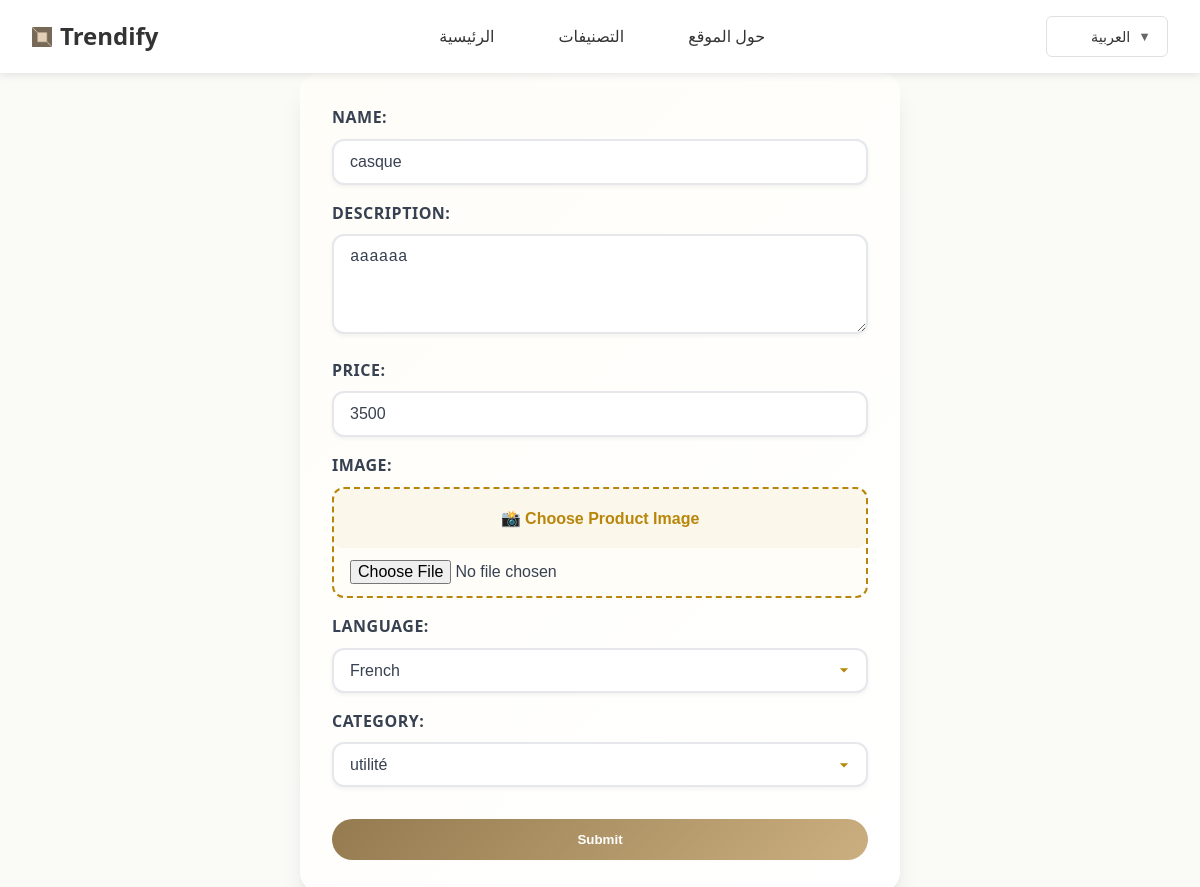
Page /edit-product/23 on the earlier database version.
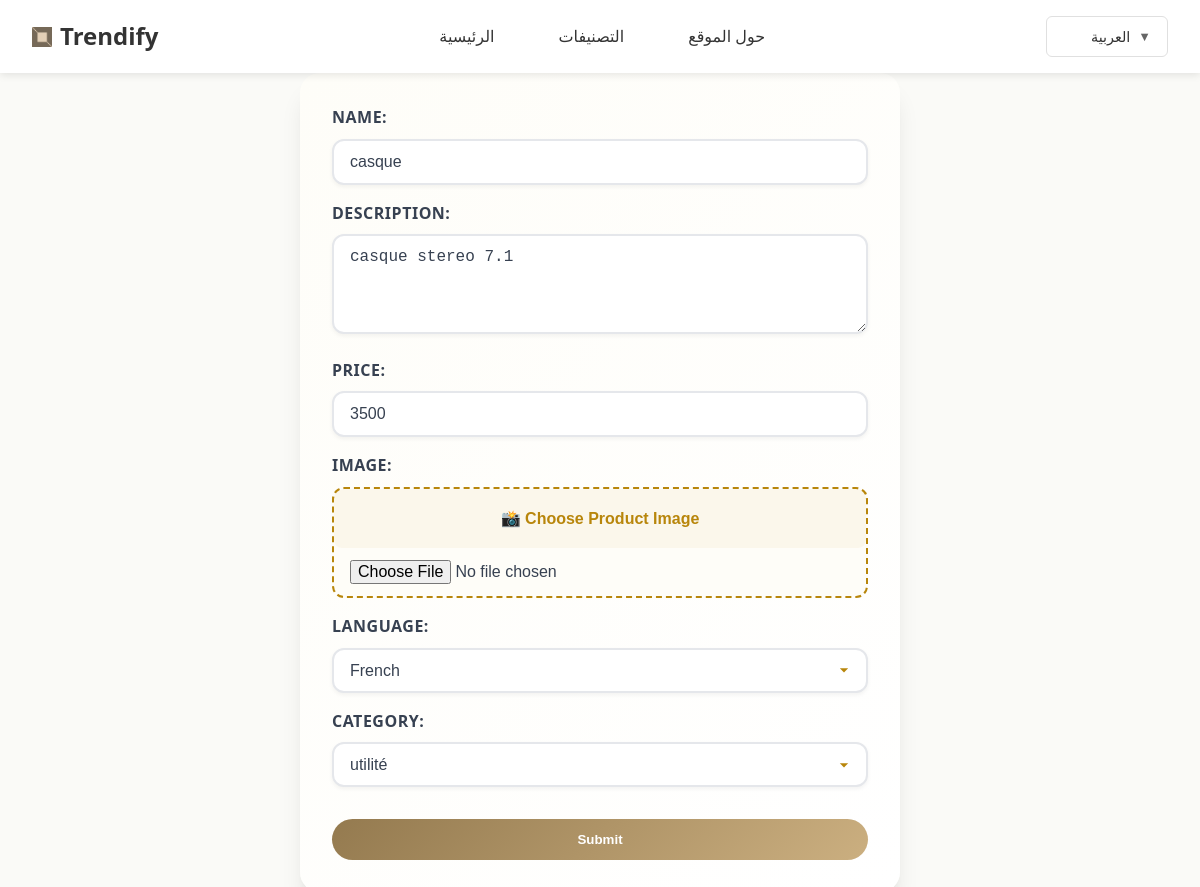
Same page on the later database version.
### base/models.py (models this page shows, shortened)
class Product(models.Model):
    LANGUAGE_CHOICES = (
        ('en', 'English'),
        ('fr', 'French'),
        ('ar', 'Arabic'),
    )
    name = models.CharField(max_length=100)
    description = models.TextField()
    price = models.IntegerField()
    image = CloudinaryField('image', blank=True, null=True)
    language = models.CharField(choices=LANGUAGE_CHOICES, max_length=2, default='en')
    category = models.ForeignKey('Category', on_delete=models.CASCADE, related_name='products', null=True, blank=True)

class Category(models.Model):
    LANGUAGE_CHOICES = (
        ('en', 'English'),
        ('fr', 'French'),
        ('ar', 'Arabic'),
    )
    name = models.CharField(max_length=100)
    language = models.CharField(choices=LANGUAGE_CHOICES, max_length=2, default='en')
    def __str__(self):
        return self.name
    class Meta:
        verbose_name_plural = 'Categories'

### base/views.py (the view)
# urls.py: path("edit-product/<str:pk>", views.edit_product, name="edit_product"),
def edit_product(request, pk):
    product = Product.objects.get(pk=pk)
    form = productForm(instance=product)
    if request.method == 'POST':
        form = productForm(request.POST, request.FILES, instance=product)
        if form.is_valid():
            form.save()
            return redirect('home')
    context = { 'form': form }
    return render(request, "add_product.html", context)

### base/forms.py
class productForm(ModelForm):
    class Meta:
        model = Product
        fields = '__all__'
        widgets = {
            'name': TextInput(attrs={
                'class': 'form-control',
                'placeholder': 'Enter product name'
            }),
            'description': Textarea(attrs={
                'class': 'form-control',
                'placeholder': 'Write a description...',
                'rows': 4
            }),
            'price': NumberInput(attrs={
                'class': 'form-control',
                'placeholder': 'Enter price'
            }),
            'image': FileInput(attrs={
                'class': 'form-control-file'
            }),
            'language': Select(attrs={
                'class': 'form-select'
            }),
            'category': Select(attrs={
                'class': 'form-select'
            }),
        }

### templates/add_product.html (shortened to what this page needs)
{% extends "main.html" %}
{% block content %}
<form method="post" action="" enctype="multipart/form-data" class="form-container">
    {{ form.as_p }}
    <input type="submit" value="Submit" class="btn-primary">
</form>
{% endblock content %}

### templates/main.html (shortened to what this page needs)
<!DOCTYPE html>
<html lang="en">
<head>
    {% load static %}
    <link rel="stylesheet" href="{% static 'styles/navbar.css' %}">
    <link rel="stylesheet" href="{% static 'styles/home.css' %}">
    <link rel="stylesheet" href="{% static 'styles/main.css' %}">
    <link rel="stylesheet" href="{% static 'styles/product.css' %}">
    <link rel="stylesheet" href="{% static 'styles/add_product.css' %}">
    <link rel="stylesheet" href="{% static 'styles/delete_product.css' %}">
    <link rel="stylesheet" href="{% static 'styles/categories.css' %}">
    <link rel="stylesheet" href="{% static 'styles/about.css' %}">
    <link rel="stylesheet" href="https://cdn.jsdelivr.net/npm/swiper@11/swiper-bundle.min.css" />
    <link rel="stylesheet" href="https://cdn.jsdelivr.net/npm/flag-icons/css/flag-icons.min.css">
    <link rel="stylesheet" href="https://cdn.jsdelivr.net/npm/bootstrap-icons@1.13.1/font/bootstrap-icons.min.css">
</head>
<body>
    {% include "navbar.html" %}
    {% block content%}
    {% endblock %}
</body>
</html>

### templates/navbar.html (shortened to what this page needs)
{% load i18n %}
{% load static %}
{% load i18n %}
{% get_current_language as LANGUAGE_CODE %}
<nav class="navbar">
    <div class="nav-container">
        <a href="/" class="logo">Trendify</a>
        <ul class="nav-links">
            <li><a href="/">{% trans  "Home" %} </a></li>
            <li><a href="/categories/">{% trans  "Categories" %}</a></li>
            <li><a href="/about/">{% trans  "About" %}</a></li>
        </ul>
        <form method="post" action="{% url 'set_language' %}" class="language-selector" id="languageSelector">
            <div class="selected-language">
                <div class="flag {% if LANGUAGE_CODE == 'en' %}uk{% elif LANGUAGE_CODE == 'fr' %}france{% elif LANGUAGE_CODE == 'ar' %}algeria{% endif %}" id="selectedFlag">
                </div>
                <span class="language-text" id="selectedLanguage">
                    {% if LANGUAGE_CODE == 'en' %}
                        English
                    {% elif LANGUAGE_CODE == 'fr' %}
                        Français
                    {% elif LANGUAGE_CODE == 'ar' %}
                        العربية
                    {% endif %}
                </span>
            </div>
            <span class="dropdown-arrow">▼</span>
        </form>
    </div>
</nav>
{% load static %}

### static/styles/navbar.css (style rules this page uses)
.navbar { background-color: white; box-shadow: 0 2px 8px rgba(0, 0, 0, 0.1); position: sticky; top: 0; z-index: 1000; padding: 0; }
.nav-container { max-width: 1200px; margin: 0 auto; display: flex; justify-content: space-between; align-items: center; padding: 1rem 2rem; }
.logo { display: flex; align-items: center; font-size: 1.5rem; font-weight: bold; color: #333; text-decoration: none; transition: color 0.3s ease; }
.logo::before { content: ''; margin-right: 0.5rem; font-size: 1.2rem; background-image: url('../images/logo.png'); background-size: cover; background-repeat: no-repeat; display: inline-block; width: 20px; height: 20px; }
.nav-links { display: flex; list-style: none; gap: 2rem; align-items: center; }
.nav-links a { text-decoration: none; color: #333; font-weight: 500; padding: 0.5rem 1rem; border-radius: 6px; transition: all 0.3s ease; position: relative; }
.nav-links a::after { content: ''; position: absolute; bottom: -2px; left: 50%; width: 0; height: 2px; background-color: #947A4F; transition: all 0.3s ease; transform: translateX(-50%); }
.language-selector { position: relative; display: flex; align-items: center; gap: 0.5rem; padding: 0.5rem 1rem; border: 1px solid #e0e0e0; border-radius: 6px; background-color: white; cursor: pointer; transition: all 0.3s ease; min-width: 120px; }
.selected-language { display: flex; align-items: center; gap: 0.5rem; flex-grow: 1; }
.language-text { font-size: 0.9rem; font-weight: 500; color: #333; }
.dropdown-arrow { font-size: 0.8rem; color: #666; transition: transform 0.3s ease; }

### static/styles/main.css (style rules this page uses)
* { margin: 0; padding: 0; box-sizing: border-box; }
body { font-family: 'Segoe UI', Tahoma, Geneva, Verdana, sans-serif; background: #FAFAF7; min-height: 100vh; line-height: 1.6; }

### static/styles/add_product.css (style rules this page uses)
.form-container { max-width: 600px; margin: 0 auto; padding: 32px; background: linear-gradient(135deg, #fefdf8 0%, #ffffff 100%); border-radius: 20px; box-shadow: 0 20px 25px -5px rgba(0, 0, 0, 0.1), 0 10px 10px -5px rgba(0, 0, 0, 0.04); gap: 1rem; display: flex; flex-direction: column; }
form label { display: block; font-size: 16px; font-weight: 600; color: #374151; margin-bottom: 8px; text-transform: uppercase; letter-spacing: 0.5px; }
.form-control { width: 100%; padding: 12px 16px; border: 2px solid #e5e7eb; border-radius: 12px; font-size: 16px; color: #374151; background-color: #ffffff; transition: all 0.3s ease; box-shadow: 0 2px 4px rgba(0, 0, 0, 0.05); outline: none; }
.form-control::placeholder { color: #9ca3af; opacity: 1; }
.form-control[rows] { resize: vertical; min-height: 100px; }
.form-control-file { width: 100%; padding: 12px 16px; border: 2px dashed #b8860b; border-radius: 12px; font-size: 16px; color: #374151; background-color: #fefdf8; transition: all 0.3s ease; cursor: pointer; position: relative; }
.form-control-file::before { content: '📸 Choose Product Image'; display: block; text-align: center; padding: 20px; font-weight: 600; color: #b8860b; background: rgba(184, 134, 11, 0.05); border-radius: 8px; margin: -12px -16px 12px -16px; }
.form-select { width: 100%; padding: 12px 16px; padding-right: 40px; border: 2px solid #e5e7eb; border-radius: 12px; font-size: 16px; color: #374151; background-color: #ffffff; background-repeat: no-repeat; background-position: right 12px center; background-size: 20px; appearance: none; cursor: pointer; transition: all 0.3s ease; box-shadow: 0 2px 4px rgba(0, 0, 0, 0.05); outline: none; }
.btn-primary { background: linear-gradient(135deg, #947A4F, #CBAF80); color: white; border: none; border-radius: 50px; padding: 0.8rem 1.5rem; font-weight: 600; cursor: pointer; transition: all 0.3s ease; margin-top: 1rem; }

Differences in the rows shown:
changed Product "French": description "aaaaaa" → "casque stereo 7.1"
